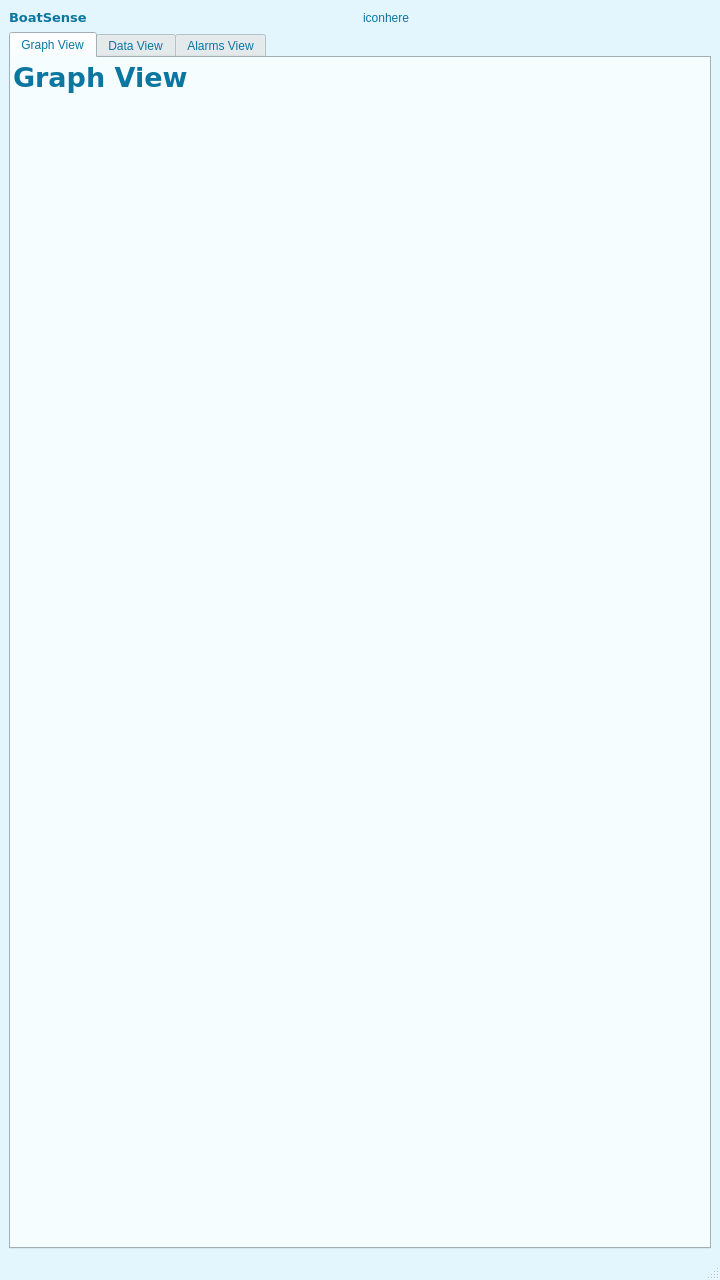
<?xml version="1.0" encoding="UTF-8"?>
<ui version="4.0">
 <class>MainWindow</class>
 <widget class="QMainWindow" name="MainWindow">
  <property name="geometry">
   <rect>
    <x>0</x>
    <y>0</y>
    <width>720</width>
    <height>1280</height>
   </rect>
  </property>
  <property name="sizePolicy">
   <sizepolicy hsizetype="Fixed" vsizetype="Minimum">
    <horstretch>0</horstretch>
    <verstretch>0</verstretch>
   </sizepolicy>
  </property>
  <property name="minimumSize">
   <size>
    <width>720</width>
    <height>1280</height>
   </size>
  </property>
  <property name="maximumSize">
   <size>
    <width>720</width>
    <height>1280</height>
   </size>
  </property>
  <property name="palette">
   <palette>
    <active>
     <colorrole role="WindowText">
      <brush brushstyle="SolidPattern">
       <color alpha="255">
        <red>11</red>
        <green>118</green>
        <blue>160</blue>
       </color>
      </brush>
     </colorrole>
     <colorrole role="Button">
      <brush brushstyle="SolidPattern">
       <color alpha="255">
        <red>227</red>
        <green>246</green>
        <blue>253</blue>
       </color>
      </brush>
     </colorrole>
     <colorrole role="Light">
      <brush brushstyle="SolidPattern">
       <color alpha="255">
        <red>255</red>
        <green>255</green>
        <blue>255</blue>
       </color>
      </brush>
     </colorrole>
     <colorrole role="Midlight">
      <brush brushstyle="SolidPattern">
       <color alpha="255">
        <red>241</red>
        <green>250</green>
        <blue>254</blue>
       </color>
      </brush>
     </colorrole>
     <colorrole role="Dark">
      <brush brushstyle="SolidPattern">
       <color alpha="255">
        <red>113</red>
        <green>123</green>
        <blue>126</blue>
       </color>
      </brush>
     </colorrole>
     <colorrole role="Mid">
      <brush brushstyle="SolidPattern">
       <color alpha="255">
        <red>151</red>
        <green>164</green>
        <blue>169</blue>
       </color>
      </brush>
     </colorrole>
     <colorrole role="Text">
      <brush brushstyle="SolidPattern">
       <color alpha="255">
        <red>11</red>
        <green>118</green>
        <blue>160</blue>
       </color>
      </brush>
     </colorrole>
     <colorrole role="BrightText">
      <brush brushstyle="SolidPattern">
       <color alpha="255">
        <red>255</red>
        <green>255</green>
        <blue>255</blue>
       </color>
      </brush>
     </colorrole>
     <colorrole role="ButtonText">
      <brush brushstyle="SolidPattern">
       <color alpha="255">
        <red>11</red>
        <green>118</green>
        <blue>160</blue>
       </color>
      </brush>
     </colorrole>
     <colorrole role="Base">
      <brush brushstyle="SolidPattern">
       <color alpha="255">
        <red>255</red>
        <green>255</green>
        <blue>255</blue>
       </color>
      </brush>
     </colorrole>
     <colorrole role="Window">
      <brush brushstyle="SolidPattern">
       <color alpha="255">
        <red>227</red>
        <green>246</green>
        <blue>253</blue>
       </color>
      </brush>
     </colorrole>
     <colorrole role="Shadow">
      <brush brushstyle="SolidPattern">
       <color alpha="255">
        <red>0</red>
        <green>0</green>
        <blue>0</blue>
       </color>
      </brush>
     </colorrole>
     <colorrole role="AlternateBase">
      <brush brushstyle="SolidPattern">
       <color alpha="255">
        <red>241</red>
        <green>250</green>
        <blue>254</blue>
       </color>
      </brush>
     </colorrole>
     <colorrole role="ToolTipBase">
      <brush brushstyle="SolidPattern">
       <color alpha="255">
        <red>255</red>
        <green>255</green>
        <blue>220</blue>
       </color>
      </brush>
     </colorrole>
     <colorrole role="ToolTipText">
      <brush brushstyle="SolidPattern">
       <color alpha="255">
        <red>11</red>
        <green>118</green>
        <blue>160</blue>
       </color>
      </brush>
     </colorrole>
     <colorrole role="PlaceholderText">
      <brush brushstyle="SolidPattern">
       <color alpha="127">
        <red>11</red>
        <green>118</green>
        <blue>160</blue>
       </color>
      </brush>
     </colorrole>
     <colorrole role="Accent">
      <brush brushstyle="SolidPattern">
       <color alpha="255">
        <red>255</red>
        <green>255</green>
        <blue>255</blue>
       </color>
      </brush>
     </colorrole>
    </active>
    <inactive>
     <colorrole role="WindowText">
      <brush brushstyle="SolidPattern">
       <color alpha="255">
        <red>11</red>
        <green>118</green>
        <blue>160</blue>
       </color>
      </brush>
     </colorrole>
     <colorrole role="Button">
      <brush brushstyle="SolidPattern">
       <color alpha="255">
        <red>227</red>
        <green>246</green>
        <blue>253</blue>
       </color>
      </brush>
     </colorrole>
     <colorrole role="Light">
      <brush brushstyle="SolidPattern">
       <color alpha="255">
        <red>255</red>
        <green>255</green>
        <blue>255</blue>
       </color>
      </brush>
     </colorrole>
     <colorrole role="Midlight">
      <brush brushstyle="SolidPattern">
       <color alpha="255">
        <red>241</red>
        <green>250</green>
        <blue>254</blue>
       </color>
      </brush>
     </colorrole>
     <colorrole role="Dark">
      <brush brushstyle="SolidPattern">
       <color alpha="255">
        <red>113</red>
        <green>123</green>
        <blue>126</blue>
       </color>
      </brush>
     </colorrole>
     <colorrole role="Mid">
      <brush brushstyle="SolidPattern">
       <color alpha="255">
        <red>151</red>
        <green>164</green>
        <blue>169</blue>
       </color>
      </brush>
     </colorrole>
     <colorrole role="Text">
      <brush brushstyle="SolidPattern">
       <color alpha="255">
        <red>11</red>
        <green>118</green>
        <blue>160</blue>
       </color>
      </brush>
     </colorrole>
     <colorrole role="BrightText">
      <brush brushstyle="SolidPattern">
       <color alpha="255">
        <red>255</red>
        <green>255</green>
        <blue>255</blue>
       </color>
      </brush>
     </colorrole>
     <colorrole role="ButtonText">
      <brush brushstyle="SolidPattern">
       <color alpha="255">
        <red>11</red>
        <green>118</green>
        <blue>160</blue>
       </color>
      </brush>
     </colorrole>
     <colorrole role="Base">
      <brush brushstyle="SolidPattern">
       <color alpha="255">
        <red>255</red>
        <green>255</green>
        <blue>255</blue>
       </color>
      </brush>
     </colorrole>
     <colorrole role="Window">
      <brush brushstyle="SolidPattern">
       <color alpha="255">
        <red>227</red>
        <green>246</green>
        <blue>253</blue>
       </color>
      </brush>
     </colorrole>
     <colorrole role="Shadow">
      <brush brushstyle="SolidPattern">
       <color alpha="255">
        <red>0</red>
        <green>0</green>
        <blue>0</blue>
       </color>
      </brush>
     </colorrole>
     <colorrole role="AlternateBase">
      <brush brushstyle="SolidPattern">
       <color alpha="255">
        <red>241</red>
        <green>250</green>
        <blue>254</blue>
       </color>
      </brush>
     </colorrole>
     <colorrole role="ToolTipBase">
      <brush brushstyle="SolidPattern">
       <color alpha="255">
        <red>255</red>
        <green>255</green>
        <blue>220</blue>
       </color>
      </brush>
     </colorrole>
     <colorrole role="ToolTipText">
      <brush brushstyle="SolidPattern">
       <color alpha="255">
        <red>11</red>
        <green>118</green>
        <blue>160</blue>
       </color>
      </brush>
     </colorrole>
     <colorrole role="PlaceholderText">
      <brush brushstyle="SolidPattern">
       <color alpha="127">
        <red>11</red>
        <green>118</green>
        <blue>160</blue>
       </color>
      </brush>
     </colorrole>
     <colorrole role="Accent">
      <brush brushstyle="SolidPattern">
       <color alpha="255">
        <red>255</red>
        <green>255</green>
        <blue>255</blue>
       </color>
      </brush>
     </colorrole>
    </inactive>
    <disabled>
     <colorrole role="WindowText">
      <brush brushstyle="SolidPattern">
       <color alpha="255">
        <red>113</red>
        <green>123</green>
        <blue>126</blue>
       </color>
      </brush>
     </colorrole>
     <colorrole role="Button">
      <brush brushstyle="SolidPattern">
       <color alpha="255">
        <red>227</red>
        <green>246</green>
        <blue>253</blue>
       </color>
      </brush>
     </colorrole>
     <colorrole role="Light">
      <brush brushstyle="SolidPattern">
       <color alpha="255">
        <red>255</red>
        <green>255</green>
        <blue>255</blue>
       </color>
      </brush>
     </colorrole>
     <colorrole role="Midlight">
      <brush brushstyle="SolidPattern">
       <color alpha="255">
        <red>241</red>
        <green>250</green>
        <blue>254</blue>
       </color>
      </brush>
     </colorrole>
     <colorrole role="Dark">
      <brush brushstyle="SolidPattern">
       <color alpha="255">
        <red>113</red>
        <green>123</green>
        <blue>126</blue>
       </color>
      </brush>
     </colorrole>
     <colorrole role="Mid">
      <brush brushstyle="SolidPattern">
       <color alpha="255">
        <red>151</red>
        <green>164</green>
        <blue>169</blue>
       </color>
      </brush>
     </colorrole>
     <colorrole role="Text">
      <brush brushstyle="SolidPattern">
       <color alpha="255">
        <red>113</red>
        <green>123</green>
        <blue>126</blue>
       </color>
      </brush>
     </colorrole>
     <colorrole role="BrightText">
      <brush brushstyle="SolidPattern">
       <color alpha="255">
        <red>255</red>
        <green>255</green>
        <blue>255</blue>
       </color>
      </brush>
     </colorrole>
     <colorrole role="ButtonText">
      <brush brushstyle="SolidPattern">
       <color alpha="255">
        <red>113</red>
        <green>123</green>
        <blue>126</blue>
       </color>
      </brush>
     </colorrole>
     <colorrole role="Base">
      <brush brushstyle="SolidPattern">
       <color alpha="255">
        <red>227</red>
        <green>246</green>
        <blue>253</blue>
       </color>
      </brush>
     </colorrole>
     <colorrole role="Window">
      <brush brushstyle="SolidPattern">
       <color alpha="255">
        <red>227</red>
        <green>246</green>
        <blue>253</blue>
       </color>
      </brush>
     </colorrole>
     <colorrole role="Shadow">
      <brush brushstyle="SolidPattern">
       <color alpha="255">
        <red>0</red>
        <green>0</green>
        <blue>0</blue>
       </color>
      </brush>
     </colorrole>
     <colorrole role="AlternateBase">
      <brush brushstyle="SolidPattern">
       <color alpha="255">
        <red>227</red>
        <green>246</green>
        <blue>253</blue>
       </color>
      </brush>
     </colorrole>
     <colorrole role="ToolTipBase">
      <brush brushstyle="SolidPattern">
       <color alpha="255">
        <red>255</red>
        <green>255</green>
        <blue>220</blue>
       </color>
      </brush>
     </colorrole>
     <colorrole role="ToolTipText">
      <brush brushstyle="SolidPattern">
       <color alpha="255">
        <red>11</red>
        <green>118</green>
        <blue>160</blue>
       </color>
      </brush>
     </colorrole>
     <colorrole role="PlaceholderText">
      <brush brushstyle="SolidPattern">
       <color alpha="127">
        <red>11</red>
        <green>118</green>
        <blue>160</blue>
       </color>
      </brush>
     </colorrole>
     <colorrole role="Accent">
      <brush brushstyle="SolidPattern">
       <color alpha="255">
        <red>255</red>
        <green>255</green>
        <blue>255</blue>
       </color>
      </brush>
     </colorrole>
    </disabled>
   </palette>
  </property>
  <property name="windowTitle">
   <string notr="true">MainWindow</string>
  </property>
  <property name="autoFillBackground">
   <bool>false</bool>
  </property>
  <widget class="QWidget" name="centralwidget">
   <layout class="QHBoxLayout" name="horizontalLayout">
    <item>
     <layout class="QVBoxLayout" name="verticalLayout" stretch="0,0">
      <item>
       <layout class="QHBoxLayout" name="horizontalLayout_2">
        <item>
         <widget class="QLabel" name="boatSenseNameLabel">
          <property name="font">
           <font>
            <family>Verdana</family>
            <pointsize>10</pointsize>
            <bold>true</bold>
           </font>
          </property>
          <property name="text">
           <string>BoatSense</string>
          </property>
         </widget>
        </item>
        <item>
         <widget class="QLabel" name="boatSenseIconLabel">
          <property name="text">
           <string>iconhere</string>
          </property>
         </widget>
        </item>
       </layout>
      </item>
      <item>
       <widget class="QTabWidget" name="tabWidget">
        <property name="currentIndex">
         <number>0</number>
        </property>
        <widget class="QWidget" name="GraphView">
         <property name="font">
          <font>
           <family>Verdana</family>
          </font>
         </property>
         <attribute name="title">
          <string>Graph View</string>
         </attribute>
         <widget class="QWidget" name="verticalLayoutWidget">
          <property name="geometry">
           <rect>
            <x>-1</x>
            <y>0</y>
            <width>691</width>
            <height>1161</height>
           </rect>
          </property>
          <layout class="QVBoxLayout" name="verticalLayout_4" stretch="1,25">
           <item>
            <widget class="QLabel" name="graphViewTitleLabel">
             <property name="font">
              <font>
               <family>Verdana</family>
               <pointsize>20</pointsize>
               <bold>true</bold>
              </font>
             </property>
             <property name="text">
              <string>Graph View</string>
             </property>
             <property name="alignment">
              <set>Qt::AlignmentFlag::AlignLeading|Qt::AlignmentFlag::AlignLeft|Qt::AlignmentFlag::AlignTop</set>
             </property>
             <property name="indent">
              <number>3</number>
             </property>
            </widget>
           </item>
           <item>
            <layout class="QGridLayout" name="graphGridLayout">
             <property name="sizeConstraint">
              <enum>QLayout::SizeConstraint::SetFixedSize</enum>
             </property>
             <property name="leftMargin">
              <number>0</number>
             </property>
            </layout>
           </item>
          </layout>
         </widget>
        </widget>
        <widget class="QWidget" name="DataView">
         <attribute name="title">
          <string>Data View</string>
         </attribute>
         <widget class="QWidget" name="verticalLayoutWidget_2">
          <property name="geometry">
           <rect>
            <x>0</x>
            <y>0</y>
            <width>691</width>
            <height>1151</height>
           </rect>
          </property>
          <layout class="QVBoxLayout" name="verticalLayout_5" stretch="1,25">
           <item>
            <widget class="QLabel" name="dataViewTitleLabel">
             <property name="font">
              <font>
               <family>Verdana</family>
               <pointsize>20</pointsize>
               <bold>true</bold>
              </font>
             </property>
             <property name="text">
              <string>Data View</string>
             </property>
             <property name="alignment">
              <set>Qt::AlignmentFlag::AlignLeading|Qt::AlignmentFlag::AlignLeft|Qt::AlignmentFlag::AlignTop</set>
             </property>
             <property name="indent">
              <number>3</number>
             </property>
            </widget>
           </item>
           <item>
            <layout class="QGridLayout" name="dataGridLayout">
             <property name="sizeConstraint">
              <enum>QLayout::SizeConstraint::SetFixedSize</enum>
             </property>
             <property name="leftMargin">
              <number>0</number>
             </property>
            </layout>
           </item>
          </layout>
         </widget>
        </widget>
        <widget class="QWidget" name="tab">
         <attribute name="title">
          <string>Alarms View</string>
         </attribute>
         <widget class="QWidget" name="verticalLayoutWidget_3">
          <property name="geometry">
           <rect>
            <x>0</x>
            <y>0</y>
            <width>691</width>
            <height>1161</height>
           </rect>
          </property>
          <layout class="QVBoxLayout" name="verticalLayout_6" stretch="1,25">
           <item>
            <widget class="QLabel" name="alarmViewTitleLabel">
             <property name="font">
              <font>
               <family>Verdana</family>
               <pointsize>20</pointsize>
               <bold>true</bold>
              </font>
             </property>
             <property name="text">
              <string>Alarms View</string>
             </property>
             <property name="alignment">
              <set>Qt::AlignmentFlag::AlignLeading|Qt::AlignmentFlag::AlignLeft|Qt::AlignmentFlag::AlignTop</set>
             </property>
             <property name="indent">
              <number>3</number>
             </property>
            </widget>
           </item>
           <item>
            <layout class="QGridLayout" name="alarmGridLayout">
             <property name="sizeConstraint">
              <enum>QLayout::SizeConstraint::SetFixedSize</enum>
             </property>
             <property name="leftMargin">
              <number>0</number>
             </property>
            </layout>
           </item>
          </layout>
         </widget>
        </widget>
       </widget>
      </item>
     </layout>
    </item>
   </layout>
  </widget>
  <widget class="QMenuBar" name="menubar">
   <property name="geometry">
    <rect>
     <x>0</x>
     <y>0</y>
     <width>720</width>
     <height>25</height>
    </rect>
   </property>
  </widget>
  <widget class="QStatusBar" name="statusbar"/>
 </widget>
 <resources/>
 <connections/>
</ui>
